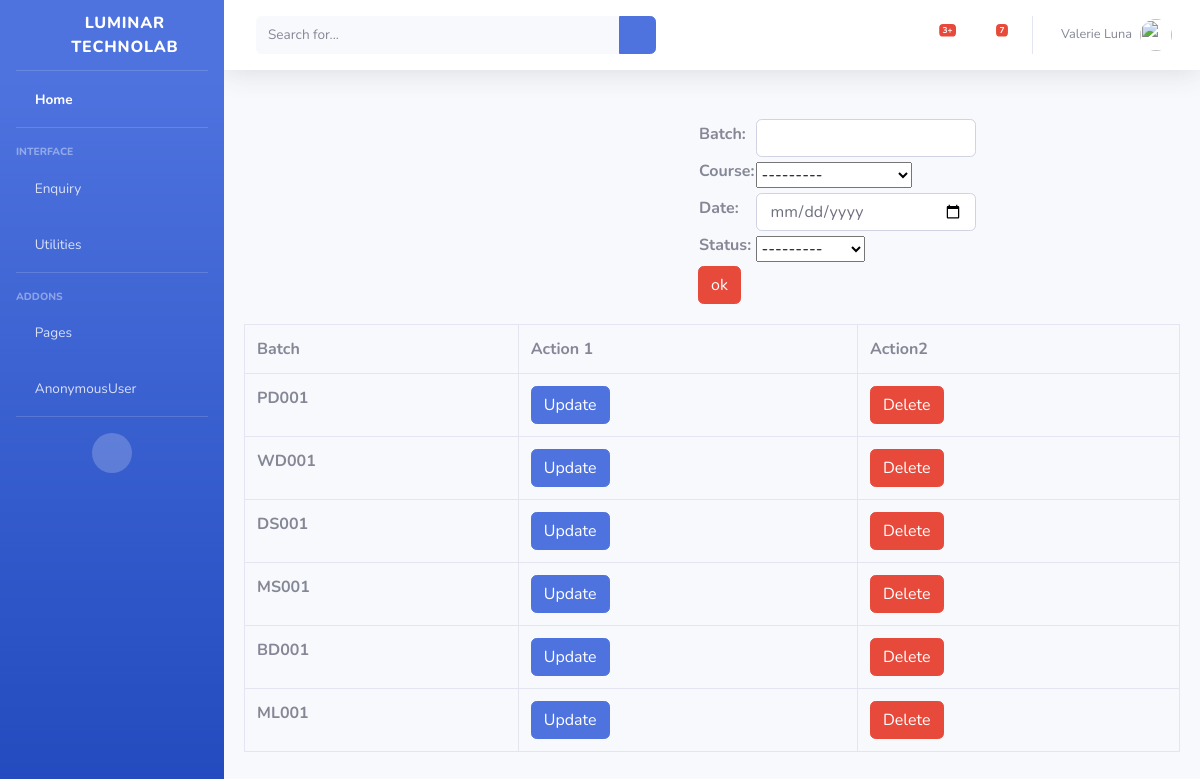
The page /Enquiry/batch on the database its author committed.
### Enquiry/models.py (models this page shows, shortened)
class Course(models.Model):
    Course=models.CharField(max_length=150,unique=True)
    def __str__(self):
        return self.Course

class Batch(models.Model):
    Batch=models.CharField(max_length=150,unique=True)
    Course=models.ForeignKey(Course,on_delete=models.CASCADE)
    Date = models.DateField()
    Action = (
        ('1', 'Yet to Begin'),
        ('2', 'Started'),
        ('3', 'Completed')
    )
    Status = models.CharField(max_length=100, choices=Action)

### Enquiry/views.py (the view, shortened to what this page needs)
# urls.py: path('batch',AddBatch.as_view(),name='addbatch'),
class AddBatch(TemplateView):
    model=Batch
    template_name = "Batch/add_batch.html"
    form_class=AddBatchForm
    def get(self, request, *args, **kwargs):
        form=self.form_class
        qs=Batch.objects.all()
        context={}
        context["form"]=form
        context["Batch"]=qs
        return render(request,self.template_name,context)

### Enquiry/templates/Batch/add_batch.html (shortened to what this page needs)
<!DOCTYPE html>
{% extends 'index/index1.html' %}
{% block content %}
<body>
<br>
<div class="container">
    <div class="row" style="margin-left: 450px">
<form method="post">
<table>
                <tr>
                    {% for field in form %}
                        <td><b>{{ field.label_tag }}</b></td>
                    <td>{{ field }}</td>
                    <td>{{ field.errors }}</td>
                </tr>
                {% endfor %}
            </table>
                        <input type="submit" value="ok" class="btn btn-danger">
</form>
    </div>
</div>
<div class="card-body">
    <div class="table-responsive">
<table class="table table-bordered" id="dataTable" width="100%" cellspacing="0">
<tr>
    <th>Batch</th>
    <th>Action 1</th>
    <th>Action2</th>
</tr>
{% for data in Batch %}
<tr>
    <td><b>{{ data.Batch }}</b></td>
<td><a href="{% url 'updatebatch' data.id %}" class="btn btn-primary">Update</a> </td>
<td><a href="{% url 'deletebatch' data.id %}" class="btn btn-danger">Delete</a> </td>
{% endfor %}
</tr>
</table>
    </div>
</div>
{% endblock %}

### rows shown on the page
Course: form "---------"
Batch: Batch "PD001"
Batch: Batch "WD001"
Batch: Batch "DS001"
Batch: Batch "MS001"
Batch: Batch "BD001"
Batch: Batch "ML001"

### other values the page prints
{{ user }} "AnonymousUser"
{{ field.label_tag }} "Batch:" "Course:" "Date:" "Status:"
